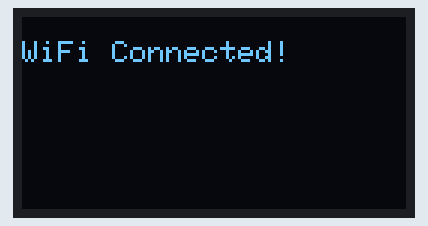
Simulated run of this sketch. Board: ESP32-C3. Shown: 128×64 one-colour display. WiFi joins after 1.5 s; servers stay silent unless stated; the display library's start-up logo is not drawn; network time is answered at once with the bench clock; the local clock reads 2024-03-15 10:24:30 at power-on unless the sketch sets it; what the sketch prints to the serial monitor is not drawn.

Above: at 2.2 s.
At 4.2 s:
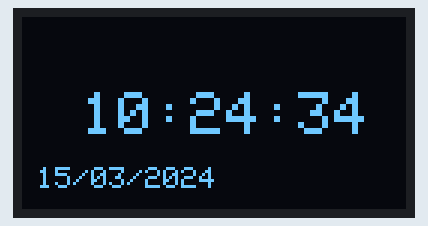
At 8.3 s:
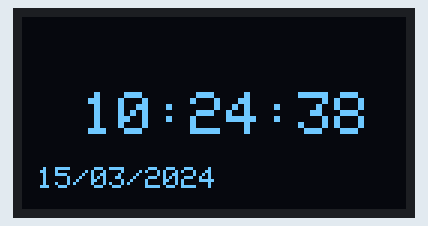
At 12.4 s:
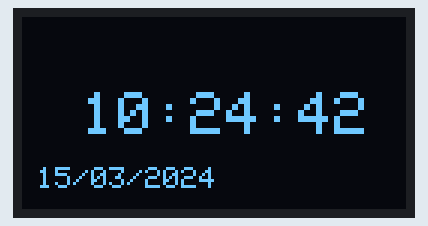
At 20.6 s:
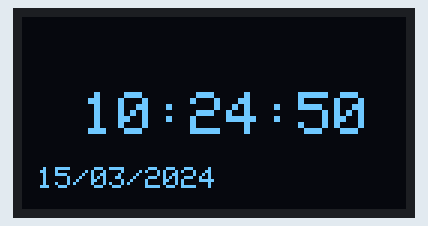
At 38.1 s:
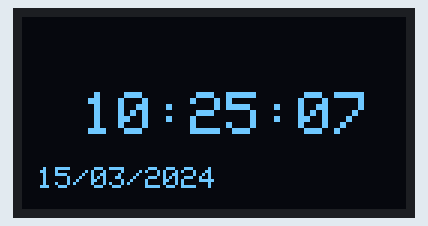

Measured:
- what the display in image 0 shows lasts 2.1 s, from 2.1 s to 4.2 s
- what the display in image 1 shows lasts 1.0 s, from 4.2 s to 5.2 s

The sketch:

esp32-c3_NtpTime.ino
```cpp
#include <Wire.h>
#include "wifi_manager.h"
#include "ntp_time.h"
#include "display_manager.h"
#include "time_utils.h"
#include "config.h"


// Создаём объекты
WiFiManager wifiManager;
NTPTime ntpTime;
DisplayManager displayManager;

void setup() {
    Serial.begin(115200);

    // Инициализация дисплея
    displayManager.init();

    // Показываем подключение к Wi‑Fi
    displayManager.showConnecting();

    // Подключаемся к Wi‑Fi
    if (wifiManager.connect()) {
        displayManager.showConnected();

        // Запускаем NTP‑клиент
        ntpTime.begin();
    } else {
        // Если не подключились, показываем ошибку
        displayManager.clear();
        displayManager.setTextSize(1);
        displayManager.setCursor(0, 0);
        displayManager.println("WiFi Error!");
        displayManager.refreshDisplay();
        while (true); // Зависаем при ошибке
    }
}


void loop() {
    // Обновляем время от NTP‑сервера
    ntpTime.update();

    // Получаем Unix‑время
    unsigned long epochTime = ntpTime.getEpochTime();

    // Преобразуем в дату
    int currentYear, currentMonth, currentDay;
    TimeUtils::unixToDate(epochTime, currentYear, currentMonth, currentDay);

    // Получаем время
    int currentHour = ntpTime.getHour();
    int currentMinute = ntpTime.getMinute();
    int currentSecond = ntpTime.getSecond();

    // Обновляем дисплей
    displayManager.updateTime(
        currentHour,
        currentMinute,
        currentSecond,
        currentDay,
        currentMonth,
        currentYear
    );

    delay(1000); // Обновляем каждую секунду
}
```

display_manager.cpp
```cpp
#include "display_manager.h"
#include "time_utils.h"

DisplayManager::DisplayManager() : display(SCREEN_WIDTH, SCREEN_HEIGHT, &Wire, -1) {}

void DisplayManager::init() {
    if (!display.begin(SSD1306_SWITCHCAPVCC, DISPLAY_ADDRESS)) {
        Serial.println(F("SSD1306 allocation failed"));
        for (;;);
    }
    display.display();
}

void DisplayManager::showConnecting() {
    display.clearDisplay();
    display.setTextSize(1);
    display.setTextColor(SSD1306_WHITE);
    display.setCursor(0, 0);
    display.println("Connecting to WiFi...");
    display.display();
}

void DisplayManager::showConnected() {
    display.clearDisplay();
    display.print("WiFi Connected!");
    display.display();
    delay(2000);
}

void DisplayManager::updateTime(int hour, int minute, int second, int day, int month, int year) {
    display.clearDisplay();

    // Отображение времени (ЧЧ:ММ:СС)
    display.setTextSize(2);
    display.setCursor(20, 25);
    if (hour < 10) display.print("0");
    display.print(hour);
    display.print(":");
    if (minute < 10) display.print("0");
    display.print(minute);
    display.print(":");
    if (second < 10) display.print("0");
    display.println(second);

    // Отображение даты (ДД/ММ/ГГГГ)
    String dayStr = TimeUtils::formatTwoDigits(day);
    String monthStr = TimeUtils::formatTwoDigits(month);
    String yearStr = String(year);

    display.setTextSize(1);
    display.setCursor(5, 50);
    display.print(dayStr + "/" + monthStr + "/" + yearStr);

    display.display();
}

void DisplayManager::clear() {
    display.clearDisplay();
    display.display();
}

void DisplayManager::setTextSize(int size) {
    display.setTextSize(size);
}

void DisplayManager::setCursor(int x, int y) {
    display.setCursor(x, y);
}

void DisplayManager::print(const String& text) {
    display.print(text);
}

void DisplayManager::println(const String& text) {
    if (text.length() > 0) {
        display.println(text);
    } else {
        display.println();
    }
}

void DisplayManager::refreshDisplay() {
    display.display();
}
```

display_manager.h
```cpp
#ifndef DISPLAY_MANAGER_H
#define DISPLAY_MANAGER_H

#include <Adafruit_GFX.h>
#include <Adafruit_SSD1306.h>
#include "config.h"

class DisplayManager {
private:
    Adafruit_SSD1306 display;

public:
    DisplayManager();
    void init();
    void showConnecting();
    void showConnected();
    void updateTime(int hour, int minute, int second, int day, int month, int year);
    void clear();

    // Новые методы‑обёртки
    void setTextSize(int size);
    void setCursor(int x, int y);
    void print(const String& text);
    void println(const String& text = "");
    void refreshDisplay();
};

#endif
```

ntp_time.cpp
```cpp
#include "ntp_time.h"

NTPTime::NTPTime() : timeClient(ntpUDP, NTP_SERVER, TIME_OFFSET, UPDATE_INTERVAL) {}

void NTPTime::begin() {
    timeClient.begin();
}

void NTPTime::update() {
    timeClient.update();
}

int NTPTime::getHour() {
    return timeClient.getHours();
}

int NTPTime::getMinute() {
    return timeClient.getMinutes();
}

int NTPTime::getSecond() {
    return timeClient.getSeconds();
}

unsigned long NTPTime::getEpochTime() {
    return timeClient.getEpochTime();
}
```

ntp_time.h
```cpp
#ifndef NTP_TIME_H
#define NTP_TIME_H

#include <NTPClient.h>
#include <WiFiUdp.h>
#include "config.h"

class NTPTime {
private:
    WiFiUDP ntpUDP;
    NTPClient timeClient;

public:
    NTPTime();
    void begin();
    void update();
    int getHour();
    int getMinute();
    int getSecond();
    unsigned long getEpochTime();
};

#endif
```

time_utils.cpp
```cpp
#include "time_utils.h"

const int daysInMonth[] = {31, 28, 31, 30, 31, 30, 31, 31, 30, 31, 30, 31};

bool TimeUtils::isLeapYear(int year) {
    return (year % 4 == 0 && year % 100 != 0) || (year % 400 == 0);
}

void TimeUtils::unixToDate(unsigned long epochTime, int& year, int& month, int& day) {
    long daysSinceEpoch = epochTime / 86400L;
    int y = 1970;
    int daysInYear;

    while (true) {
        daysInYear = isLeapYear(y) ? 366 : 365;
        if (daysSinceEpoch >= daysInYear) {
            daysSinceEpoch -= daysInYear;
            y++;
        } else {
            break;
        }
    }

    year = y;

    bool leap = isLeapYear(year);
    int m = 1;
    while (m <= 12) {
        int daysThisMonth = (m == 2 && leap) ? 29 : daysInMonth[m - 1];
        if (daysSinceEpoch < daysThisMonth) {
            day = daysSinceEpoch + 1;  // +1, потому что дни начинаются с 1
            month = m;
            return;
        }
        daysSinceEpoch -= daysThisMonth;
        m++;
    }
}

String TimeUtils::formatTwoDigits(int number) {
    if (number < 10) {
        return "0" + String(number);
    }
    return String(number);
}
```

time_utils.h
```cpp
#ifndef TIME_UTILS_H
#define TIME_UTILS_H

#include <Arduino.h>

class TimeUtils {
public:
    static bool isLeapYear(int year);
    static void unixToDate(unsigned long epochTime, int& year, int& month, int& day);
    static String formatTwoDigits(int number);
};

#endif
```

wifi_manager.cpp
```cpp
#include "wifi_manager.h"
#include "config.h"


bool WiFiManager::connect() {
    WiFi.begin(WIFI_SSID, WIFI_PASSWORD);
    Serial.print("Connecting to WiFi");

    unsigned long startTime = millis();
    while (WiFi.status() != WL_CONNECTED && (millis() - startTime) < 30000) {
        delay(1000);
        Serial.print(".");
    }

    if (WiFi.status() == WL_CONNECTED) {
        Serial.println("\nConnected to WiFi");
        Serial.print("IP address: ");
        Serial.println(WiFi.localIP());
        return true;
    } else {
        Serial.println("\nWiFi connection failed");
        return false;
    }
}

bool WiFiManager::isConnected() {
    return WiFi.status() == WL_CONNECTED;
}
```

wifi_manager.h
```cpp
#ifndef WIFI_MANAGER_H
#define WIFI_MANAGER_H

#include <WiFi.h>
#include "config.h"

class WiFiManager {
public:
    bool connect();
    bool isConnected();
};

#endif
```

config.cpp
```cpp
#include "config.h"

// Определения констант (с значениями)
const char* WIFI_SSID = "TechOtdel";
const char* WIFI_PASSWORD = "12345678";
const char* NTP_SERVER = "pool.ntp.org";
const long TIME_OFFSET = 10800;  // +3 часа для Москвы
const unsigned long UPDATE_INTERVAL = 60000; // Интервал обновления (мс)
```

config.h
```cpp
#ifndef CONFIG_H
#define CONFIG_H

// Объявления констант (без значений)
extern const char* WIFI_SSID;
extern const char* WIFI_PASSWORD;
extern const char* NTP_SERVER;
extern const long TIME_OFFSET;
extern const unsigned long UPDATE_INTERVAL;

// Настройки дисплея
#define SCREEN_WIDTH 128
#define SCREEN_HEIGHT 64
#define DISPLAY_ADDRESS 0x3C

#endif
```
